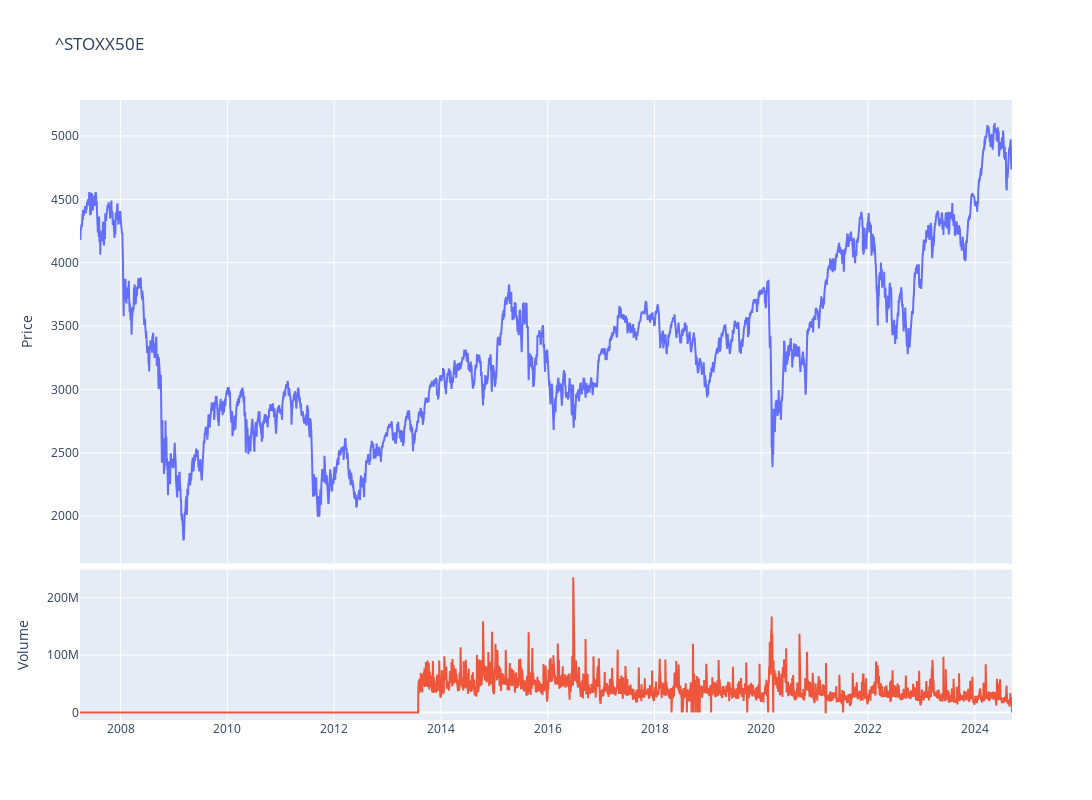

The code cell stored with this chart in its notebook:
### Code cell
fig = make_subplots(rows=4, cols=1,shared_xaxes=True,vertical_spacing=0.01,specs=[[{'rowspan':3,'colspan':1}],[None],[None],[{'rowspan':1,'colspan':1}]])

# Graph (1,1)
fig.add_trace(go.Scatter(x=stock_ticker.index,y=stock_ticker['Adj Close'],mode="lines",name=f"{ticker}"),row=1, col=1)
# Update xaxis properties
fig.update_yaxes(title_text="Price", row=1, col=1)

# Graph (4,1)
fig.add_trace(go.Scatter(x=stock_ticker.index,y=stock_ticker['Volume'],mode="lines",name='Volume'),row=4, col=1)
fig.update_yaxes(title_text="Volume", row=4, col=1)

fig.update_layout(height=800, width=1300,showlegend=False,title=f"{ticker}")

fig.show()

### Figure 1 — Plotly figure (JSON) as saved in the notebook; plotly's stock layout.template omitted (floating-point values rounded to 4 significant figures; data arrays with more than 128 entries replaced by an {"elided": "..."} marker saying what was removed)
{"data": [{"mode": "lines", "name": "^STOXX50E", "type": "scatter", "x": {"elided": "4377 str values"}, "xaxis": "x", "y": {"elided": "4377 float values"}, "yaxis": "y"}, {"mode": "lines", "name": "Volume", "type": "scatter", "x": {"elided": "4377 str values"}, "xaxis": "x2", "y": {"elided": "4377 int values"}, "yaxis": "y2"}], "layout": {"height": 800, "showlegend": false, "title": {"text": "^STOXX50E"}, "width": 1300, "xaxis": {"anchor": "y", "domain": [0, 1], "matches": "x2", "showticklabels": false}, "xaxis2": {"anchor": "y2", "domain": [0, 1]}, "yaxis": {"anchor": "x", "domain": [0.2525, 1], "title": {"text": "Price"}}, "yaxis2": {"anchor": "x2", "domain": [0, 0.2425], "title": {"text": "Volume"}}}}
